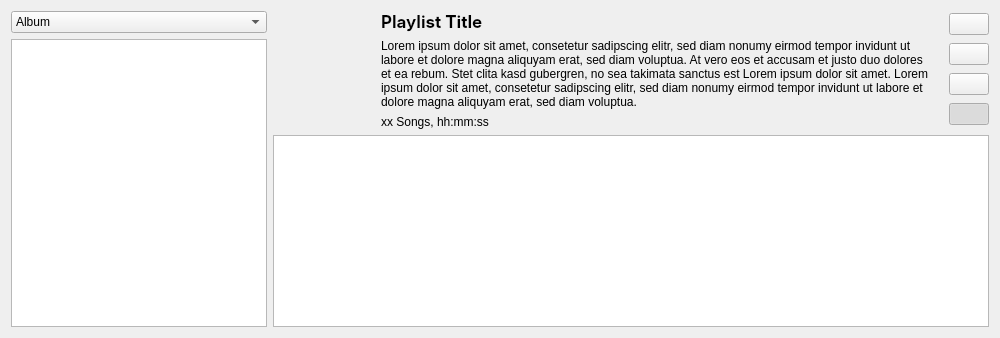
      <widget class="QWidget" name="playlistsTab">
       <attribute name="icon">
        <iconset>
         <normalon>../assets/list-music.svg</normalon>
        </iconset>
       </attribute>
       <attribute name="title">
        <string>Playlists</string>
       </attribute>
       <layout class="QVBoxLayout" name="verticalLayout_12">
        <item>
         <layout class="QHBoxLayout" name="horizontalLayout_10">
          <property name="leftMargin">
           <number>0</number>
          </property>
          <property name="topMargin">
           <number>0</number>
          </property>
          <item>
           <layout class="QVBoxLayout" name="verticalLayout_14">
            <property name="rightMargin">
             <number>0</number>
            </property>
            <item>
             <widget class="QComboBox" name="thisComboBox">
              <item>
               <property name="text">
                <string>Album</string>
               </property>
              </item>
              <item>
               <property name="text">
                <string>Album Artist</string>
               </property>
              </item>
              <item>
               <property name="text">
                <string>Artist</string>
               </property>
              </item>
              <item>
               <property name="text">
                <string>Decade</string>
               </property>
              </item>
              <item>
               <property name="text">
                <string>Genre</string>
               </property>
              </item>
              <item>
               <property name="text">
                <string>Year</string>
               </property>
              </item>
             </widget>
            </item>
            <item>
             <widget class="QListView" name="thisList">
              <property name="maximumSize">
               <size>
                <width>256</width>
                <height>16777215</height>
               </size>
              </property>
              <property name="alternatingRowColors">
               <bool>true</bool>
              </property>
             </widget>
            </item>
           </layout>
          </item>
          <item>
           <layout class="QVBoxLayout" name="verticalLayout_13">
            <property name="topMargin">
             <number>0</number>
            </property>
            <property name="bottomMargin">
             <number>0</number>
            </property>
            <item>
             <layout class="QHBoxLayout" name="horizontalLayout_9" stretch="0,0,1,0,0">
              <property name="sizeConstraint">
               <enum>QLayout::SizeConstraint::SetFixedSize</enum>
              </property>
              <property name="topMargin">
               <number>0</number>
              </property>
              <property name="rightMargin">
               <number>0</number>
              </property>
              <item>
               <widget class="QLabel" name="playlistsTabIcon">
                <property name="minimumSize">
                 <size>
                  <width>96</width>
                  <height>96</height>
                 </size>
                </property>
                <property name="maximumSize">
                 <size>
                  <width>96</width>
                  <height>96</height>
                 </size>
                </property>
                <property name="cursor">
                 <cursorShape>PointingHandCursor</cursorShape>
                </property>
                <property name="text">
                 <string/>
                </property>
                <property name="pixmap">
                 <pixmap>../assets/list-music.svg</pixmap>
                </property>
                <property name="scaledContents">
                 <bool>true</bool>
                </property>
                <property name="alignment">
                 <set>Qt::AlignmentFlag::AlignCenter</set>
                </property>
               </widget>
              </item>
              <item>
               <spacer name="horizontalSpacer_6">
                <property name="orientation">
                 <enum>Qt::Orientation::Horizontal</enum>
                </property>
                <property name="sizeType">
                 <enum>QSizePolicy::Policy::Fixed</enum>
                </property>
                <property name="sizeHint" stdset="0">
                 <size>
                  <width>6</width>
                  <height>20</height>
                 </size>
                </property>
               </spacer>
              </item>
              <item>
               <layout class="QVBoxLayout" name="verticalLayout_11">
                <item>
                 <widget class="QLabel" name="playlistsTabPlaylistName">
                  <property name="font">
                   <font>
                    <family>Inter</family>
                    <pointsize>13</pointsize>
                    <bold>true</bold>
                   </font>
                  </property>
                  <property name="text">
                   <string>Playlist Title</string>
                  </property>
                  <property name="scaledContents">
                   <bool>false</bool>
                  </property>
                 </widget>
                </item>
                <item>
                 <widget class="QLabel" name="playlistsTabDescription">
                  <property name="sizePolicy">
                   <sizepolicy hsizetype="Fixed" vsizetype="Maximum">
                    <horstretch>0</horstretch>
                    <verstretch>0</verstretch>
                   </sizepolicy>
                  </property>
                  <property name="maximumSize">
                   <size>
                    <width>16777215</width>
                    <height>96</height>
                   </size>
                  </property>
                  <property name="text">
                   <string>Lorem ipsum dolor sit amet, consetetur sadipscing elitr, sed diam nonumy eirmod tempor invidunt ut labore et dolore magna aliquyam erat, sed diam voluptua. At vero eos et accusam et justo duo dolores et ea rebum. Stet clita kasd gubergren, no sea takimata sanctus est Lorem ipsum dolor sit amet. Lorem ipsum dolor sit amet, consetetur sadipscing elitr, sed diam nonumy eirmod tempor invidunt ut labore et dolore magna aliquyam erat, sed diam voluptua. </string>
                  </property>
                  <property name="wordWrap">
                   <bool>true</bool>
                  </property>
                 </widget>
                </item>
                <item>
                 <widget class="QLabel" name="playlistsTabStats">
                  <property name="cursor">
                   <cursorShape>ArrowCursor</cursorShape>
                  </property>
                  <property name="text">
                   <string>xx Songs, hh:mm:ss</string>
                  </property>
                 </widget>
                </item>
               </layout>
              </item>
              <item>
               <spacer name="horizontalSpacer_7">
                <property name="orientation">
                 <enum>Qt::Orientation::Horizontal</enum>
                </property>
                <property name="sizeHint" stdset="0">
                 <size>
                  <width>6</width>
                  <height>20</height>
                 </size>
                </property>
               </spacer>
              </item>
              <item>
               <layout class="QVBoxLayout" name="verticalLayout_9">
                <property name="rightMargin">
                 <number>0</number>
                </property>
                <item>
                 <widget class="QPushButton" name="playlistEditButton">
                  <property name="sizePolicy">
                   <sizepolicy hsizetype="Fixed" vsizetype="Fixed">
                    <horstretch>0</horstretch>
                    <verstretch>0</verstretch>
                   </sizepolicy>
                  </property>
                  <property name="text">
                   <string/>
                  </property>
                  <property name="icon">
                   <iconset>
                    <normalon>../assets/pencil.svg</normalon>
                   </iconset>
                  </property>
                 </widget>
                </item>
                <item>
                 <widget class="QPushButton" name="playlistLockButton">
                  <property name="sizePolicy">
                   <sizepolicy hsizetype="Fixed" vsizetype="Fixed">
                    <horstretch>0</horstretch>
                    <verstretch>0</verstretch>
                   </sizepolicy>
                  </property>
                  <property name="text">
                   <string/>
                  </property>
                  <property name="icon">
                   <iconset>
                    <normaloff>../assets/lock.svg</normaloff>../assets/lock.svg</iconset>
                  </property>
                  <property name="checkable">
                   <bool>true</bool>
                  </property>
                 </widget>
                </item>
                <item>
                 <widget class="QPushButton" name="playlistColumnsButton">
                  <property name="sizePolicy">
                   <sizepolicy hsizetype="Fixed" vsizetype="Fixed">
                    <horstretch>0</horstretch>
                    <verstretch>0</verstretch>
                   </sizepolicy>
                  </property>
                  <property name="toolTip">
                   <string>Choose the table's columns</string>
                  </property>
                  <property name="text">
                   <string/>
                  </property>
                  <property name="icon">
                   <iconset>
                    <normaloff>../assets/columns-3-cog.svg</normaloff>../assets/columns-3-cog.svg</iconset>
                  </property>
                 </widget>
                </item>
                <item>
                 <widget class="QPushButton" name="playlistFilterButton">
                  <property name="sizePolicy">
                   <sizepolicy hsizetype="Fixed" vsizetype="Fixed">
                    <horstretch>0</horstretch>
                    <verstretch>0</verstretch>
                   </sizepolicy>
                  </property>
                  <property name="toolTip">
                   <string>Show or hide the filter bar</string>
                  </property>
                  <property name="text">
                   <string/>
                  </property>
                  <property name="icon">
                   <iconset>
                    <normaloff>../assets/funnel.svg</normaloff>../assets/funnel.svg</iconset>
                  </property>
                  <property name="checkable">
                   <bool>true</bool>
                  </property>
                  <property name="checked">
                   <bool>true</bool>
                  </property>
                 </widget>
                </item>
               </layout>
              </item>
             </layout>
            </item>
            <item>
             <widget class="QTableView" name="playlistSongList">
              <attribute name="horizontalHeaderMinimumSectionSize">
               <number>20</number>
              </attribute>
             </widget>
            </item>
           </layout>
          </item>
         </layout>
        </item>
       </layout>
      </widget>
